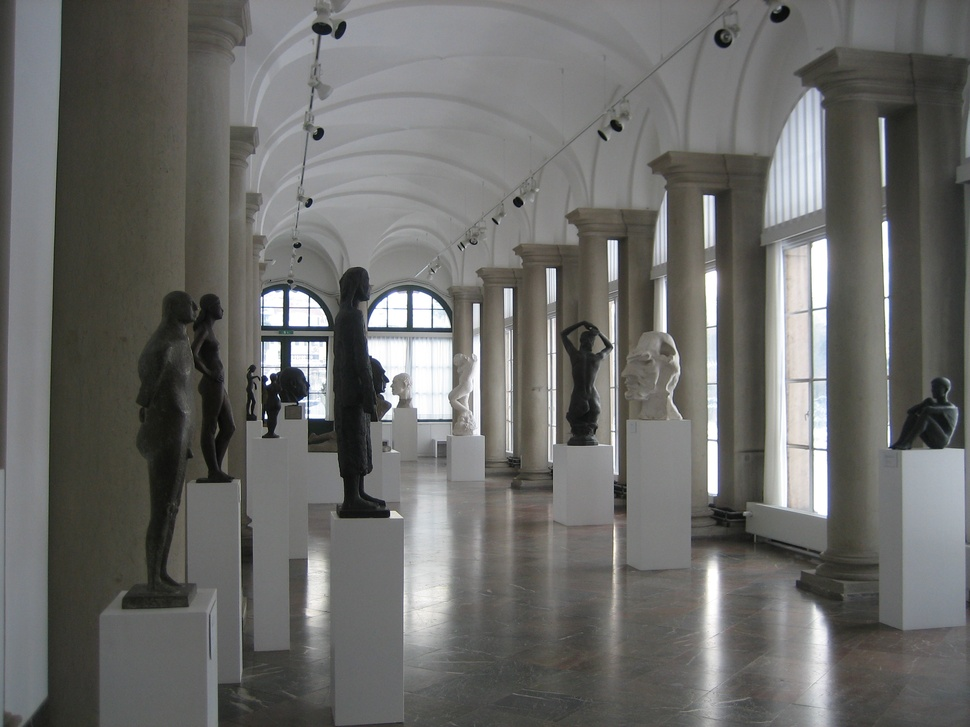
%> input picture Sample/Canon_Ixus55_0_2653.jpg, 970 x 727 px, shrunk from 2592 x 1944 before the run; its folder holds only this picture in this run
$ octave CSI_GBWA.m   (GNU Octave 9; MATLAB toolbox functions it lacks are replaced by stand-ins)
%> lines starting %> are read from the running program, lines starting %| are printed output that depends on the picture
### NoiseExtractFromImage_GIF.m
% 版权说明：本代码基于Jessica团队的开源成果修改而来：
% http://dde.binghamton.edu/download/camera_fingerprint/
% 请遵守原代码中注明的的版权要求，并请应用原文献。
% 如此代码对您有所帮助，请引用
% Le-bing Zhang, Fei Peng, Min Long, 'Identifing source camera using guided image estimation and block weighted average’, JVCIR, doi:http://dx.doi.org/10.1016/j.jvcir.2016.12.013
%%%

function Noise = NoiseExtractFromImage_GIF(image)
% imguidedfilter Matlab 2014自带函数

if ischar(image), X = imread(image); else X = image; clear image, end
[M0,N0,three]=size(X);
X = double(X);

NoiseVar = 9;
if three~=3,
    X2 = imguidedfilter(X/255,X/255,'NeighborhoodSize',3);
    I3 = X - X2*255;
    Noise = WienerNoise_BWA(I3,NoiseVar); % sigma =3;NoiseVar = sigma^2;
else
    Noise = zeros(size(X));
    for j=1:3
        X2 = imguidedfilter(X(:,:,j)/255,X(:,:,j)/255,'NeighborhoodSize',3);
        I3 = X(:,:,j) - X2*255;
        Noise(:,:,j) = WienerNoise_BWA(I3,NoiseVar);
    end
    Noise = rgb2gray1(Noise);
end
    Noise = ZeroMeanTotal(Noise);
    Noise = single(Noise);
end

### WienerNoise_BWA.m
function [tc, coefVar]=WienerNoise_BWA(coef,NoiseVar)
%Input:
%   coef:          Wavelet detailed coefficient at certain level
%   NoiseVar:      Variance of the additive noise
%Output:
%   tc:            Extracted noise coefficient

% Estimate the variance of original noise-free image for each wavelet
tc = coef.^2;
coefVar = Threshold(filter2(ones(3,3)/(3*3), tc), NoiseVar);
% Wiener filter like attenuation
tc = coef.*NoiseVar./(coefVar+NoiseVar);

### CSI_GBWA.m
% 用导向滤波+分块加权来提取源相机检测中所需指纹
% 版权说明：本代码基于Jessica团队的开源成果修改而来：
% http://dde.binghamton.edu/download/camera_fingerprint/
% 请遵守原代码中注明的的版权要求，并请应用原文献。
% 如此代码对您有所帮助，请引用
% Le-bing Zhang, Fei Peng, Min Long, 'Identifing source camera using guided image estimation and block weighted average’, JVCIR, doi:http://dx.doi.org/10.1016/j.jvcir.2016.12.013

%
clc,clear,
% 用NCC度量相片指纹和相机指纹间的相关性
load Sample/Fingerprint_Canon_Ixus55_1024_refGIF.mat;
Fingerprint_Canon_Ixus55 = Fingerprint;

[Mf,Nf] = size(Fingerprint);

%%%%%%%%%%%%%%%%%%%%%%%%%
Flist = dir('Sample\*.jpg');
for i = 1:4
    i,
%%%
imx = ['Sample\',Flist(i).name];
Ix = imread(imx);
%> Ix is the input picture: size 727x970x3 uint8; mean R, G, B 107.1, 107.2, 104.9
[M,N,tree] = size(Ix);
%> M = 727; N = 970; tree = 3
Ix = Ix((floor(M/2)-(Mf/2)+1:floor(M/2)+(Mf/2)),(floor(N/2)-(Nf/2)+1:floor(N/2)+(Nf/2)),:);
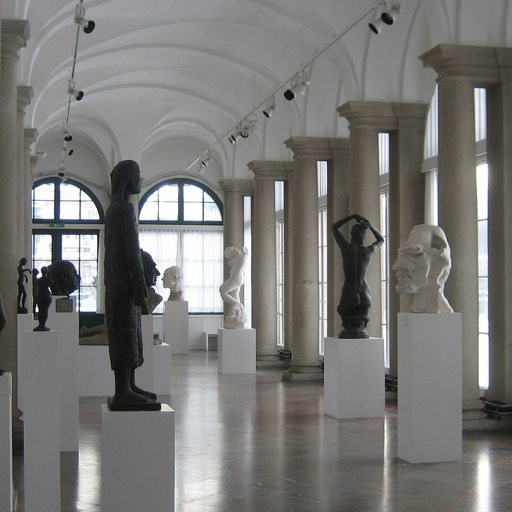
%> Ix: size 512x512x3 uint8; mean R, G, B 121.8, 121.3, 119.1
 %%%
 Noisex = NoiseExtractFromImage_GIF(Ix);
%> the loop in NoiseExtractFromImage_GIF, `for j=1:3` made 1 pass
%> pass 1, in NoiseExtractFromImage_GIF, `I3 = X(:,:,j) - X2*255;`:
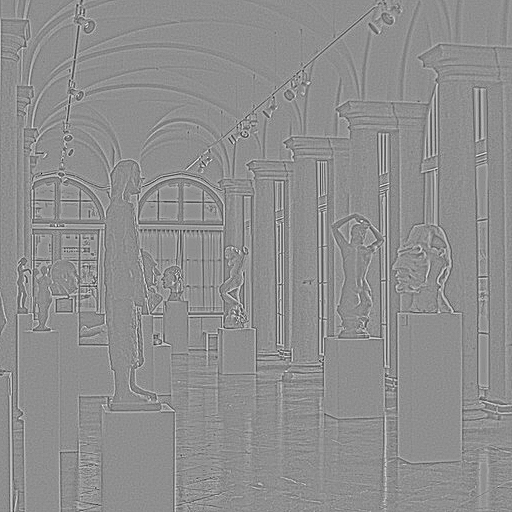
%> I3: size 512x512 double; min -33.28, max 26.14, mean 0; drawn with min black and max white
%> pass 1, in WienerNoise_BWA, `tc = coef.^2;`:
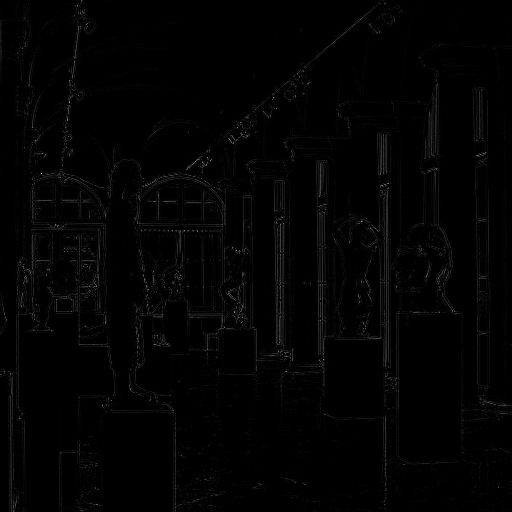
%> tc: size 512x512 double; min 0, max 1107.7, mean 13.2; drawn with min black and max white
%> the run ends on the next line
